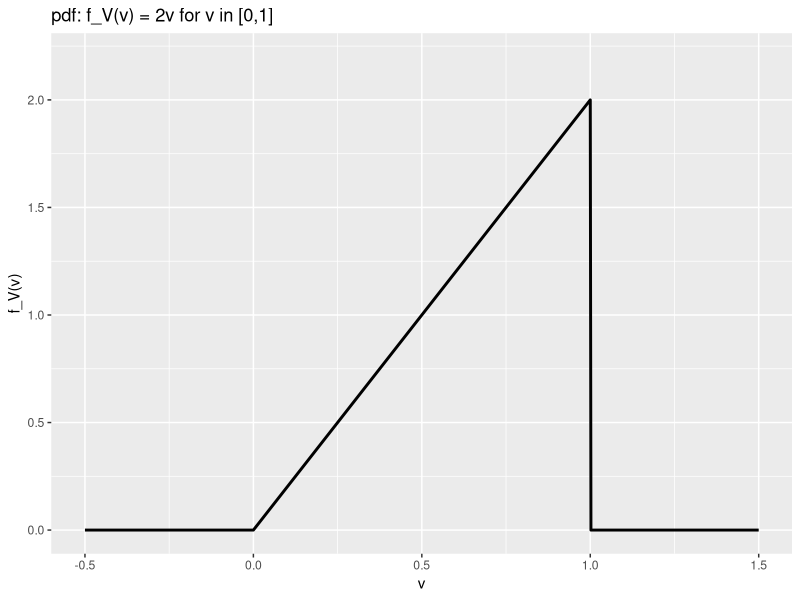
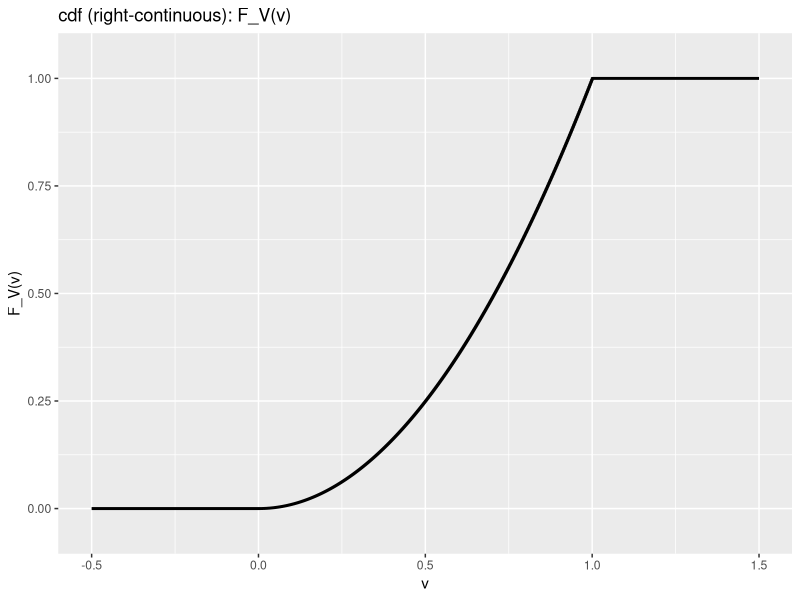

R code for these plots, in order:
### problem4.r
### graphs of pdf and cdf for problem 4
# install.packages("ggplot2")  # if needed
library(ggplot2)

## pdf f_V(v) = F_V'(v) = 2v 1_{[0,1]}(v)
df1 <- data.frame(v = seq(-0.5, 1.5, length.out = 1001))
df1$f <- ifelse(df1$v >= 0 & df1$v <= 1, 2*df1$v, 0)
p1 <- ggplot(df1, aes(v, f)) +
  geom_line(linewidth = 1) +
  labs(title = "pdf: f_V(v) = 2v for v in [0,1]", x = "v", y = "f_V(v)") +
  coord_cartesian(xlim = c(-0.5,1.5), ylim = c(0,2.2))

## cdf F_V(v) = v^2 1_{[0,1]}(v) + 0 \cdot 1_{(-\infty,0)}(v) +
## 1 \cdot 1_{(1,\infty)}(v).
df2 <- data.frame(v = seq(-0.5, 1.5, length.out = 1001))
ind <- function(x) as.numeric(x)  # explicit 0/1 casting
df2$F <- (df2$v^2)*ind(df2$v >= 0 & df2$v <= 1) + ind(df2$v > 1)
p2 <- ggplot(df2, aes(v, F)) +
  geom_step(direction = "hv", linewidth = 1) +
  labs(title = "cdf (right-continuous): F_V(v)", x = "v", y = "F_V(v)") +
  coord_cartesian(xlim = c(-0.5,1.5), ylim = c(-0.05,1.05))

